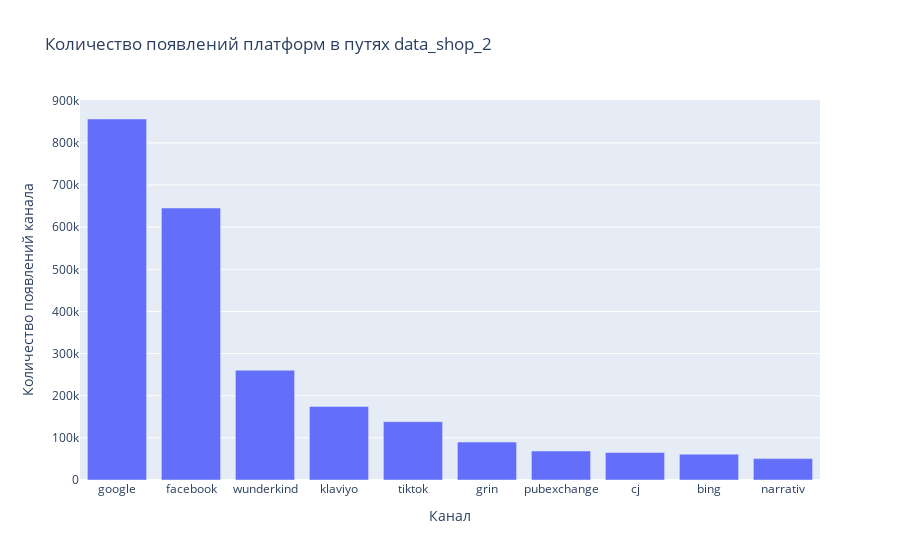

The cell this chart's notebook holds for it:
### Code cell
from functions import *
most_popular_platforms = sort_most_popular_platforms(count_all_platforms, 10)
px.bar(x=list(most_popular_platforms.keys()), y=list(most_popular_platforms.values()), 
       title='Количество появлений платформ в путях data_shop_2', labels={'x': 'Канал', 'y': 'Количество появлений канала'})

### Figure 1 — Plotly figure (JSON) as saved in the notebook; plotly's stock layout.template omitted (floating-point values rounded to 4 significant figures)
{"data": [{"alignmentgroup": "True", "hovertemplate": "Канал=%{x}<br>Количество появлений канала=%{y}<extra></extra>", "legendgroup": "", "marker": {"color": "#636efa", "pattern": {"shape": ""}}, "name": "", "offsetgroup": "", "orientation": "v", "showlegend": false, "textposition": "auto", "type": "bar", "x": ["google", "facebook", "wunderkind", "klaviyo", "tiktok", "grin", "pubexchange", "cj", "bing", "narrativ"], "xaxis": "x", "y": [856684, 645438, 260469, 174707, 138479, 90130, 68705, 65313, 61319, 50743], "yaxis": "y"}], "layout": {"barmode": "relative", "legend": {"tracegroupgap": 0}, "title": {"text": "Количество появлений платформ в путях data_shop_2"}, "xaxis": {"anchor": "y", "domain": [0, 1], "title": {"text": "Канал"}}, "yaxis": {"anchor": "x", "domain": [0, 1], "title": {"text": "Количество появлений канала"}}}}
